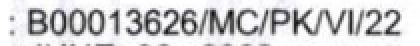
#> input picture crop0.png, 210 x 23 px (shown 2 times larger)
$ python preprocess.py
#> lines starting #> are read from the running program, lines starting #| are printed output that depends on the picture
#Import the necessary libraries
import cv2
import matplotlib.pyplot as plt
import numpy as np

# Load the image
image = cv2.imread('crop0.png')
#> image is the input picture: shape (23, 210, 3); mean B, G, R 209.4, 207.8, 208

#Plot the original image
plt.subplot(1, 2, 1)
plt.title("Original")
plt.imshow(image)

# Create the sharpening kernel
kernel = np.array([[0, -1, 0], [-1, 5, -1], [0, -1, 0]])

# Sharpen the image
sharpened_image = cv2.filter2D(image, -1, kernel)
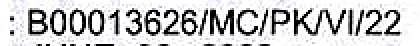
#> sharpened_image: shape (23, 210, 3) (shown 2 times larger); mean B, G, R 202.3, 201.4, 201.5

#Save the image
cv2.imwrite('crop1.png', sharpened_image)

#Plot the sharpened image
plt.subplot(1, 2, 2)
plt.title("Sharpening")
plt.imshow(sharpened_image)
plt.show()
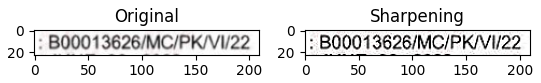
#> figure drawn by matplotlib, 2 panels; B, G, R data is drawn as R, G, B
